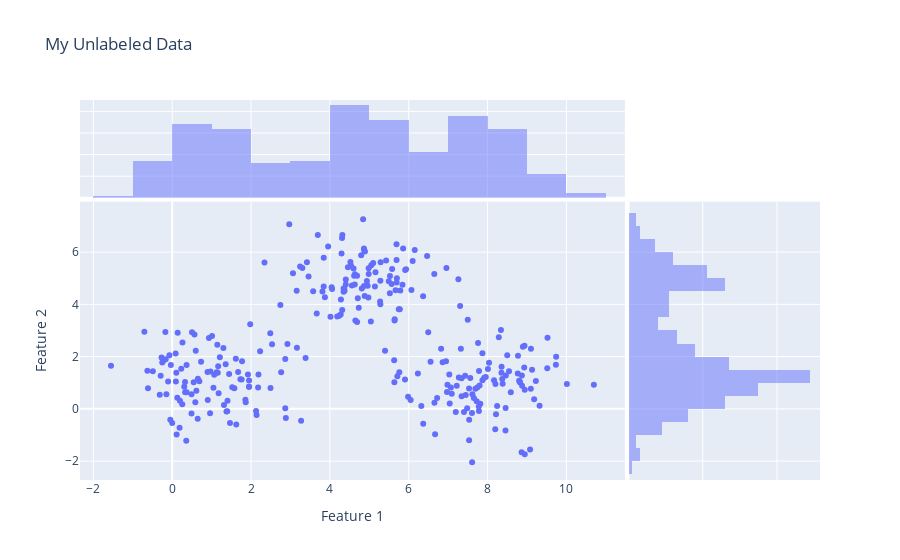

Notebook code for this chart:
### Markdown cell above
## 1.1 Data generation

### Code cell
from sklearn.datasets import make_blobs
import pandas as pd
import plotly.express as px

real_centers = [[1,1], [5,5], [8, 1]]
X, y = make_blobs(n_samples=300, centers=real_centers, n_features=2,
                   random_state=0,)

df = pd.DataFrame(X, columns=['Feature 1', 'Feature 2'])
df['label'] = y

fig = px.scatter(df, x='Feature 1', y='Feature 2', title='My Unlabeled Data', marginal_x="histogram", marginal_y="histogram")
fig.show()

### Figure 1 — Plotly figure (JSON) as saved in the notebook; plotly's stock layout.template omitted (floating-point values rounded to 4 significant figures; data arrays with more than 128 entries replaced by an {"elided": "..."} marker saying what was removed)
{"data": [{"hovertemplate": "Feature 1=%{x}<br>Feature 2=%{y}<extra></extra>", "legendgroup": "", "marker": {"color": "#636efa", "symbol": "circle"}, "mode": "markers", "name": "", "orientation": "v", "showlegend": false, "type": "scatter", "x": {"elided": "300 float values"}, "xaxis": "x", "y": {"elided": "300 float values"}, "yaxis": "y"}, {"alignmentgroup": "True", "bingroup": "x", "hovertemplate": "Feature 1=%{x}<br>count=%{y}<extra></extra>", "legendgroup": "", "marker": {"color": "#636efa"}, "name": "", "offsetgroup": "", "opacity": 0.5, "showlegend": false, "type": "histogram", "x": {"elided": "300 float values"}, "xaxis": "x3", "yaxis": "y3"}, {"alignmentgroup": "True", "bingroup": "y", "hovertemplate": "Feature 2=%{y}<br>count=%{x}<extra></extra>", "legendgroup": "", "marker": {"color": "#636efa"}, "name": "", "offsetgroup": "", "opacity": 0.5, "showlegend": false, "type": "histogram", "xaxis": "x2", "y": {"elided": "300 float values"}, "yaxis": "y2"}], "layout": {"barmode": "overlay", "legend": {"tracegroupgap": 0}, "title": {"text": "My Unlabeled Data"}, "xaxis": {"anchor": "y", "domain": [0, 0.7363], "title": {"text": "Feature 1"}}, "xaxis2": {"anchor": "y2", "domain": [0.7413, 1], "matches": "x2", "showgrid": true, "showline": false, "showticklabels": false, "ticks": ""}, "xaxis3": {"anchor": "y3", "domain": [0, 0.7363], "matches": "x", "showgrid": true, "showticklabels": false}, "xaxis4": {"anchor": "y4", "domain": [0.7413, 1], "matches": "x2", "showgrid": true, "showline": false, "showticklabels": false, "ticks": ""}, "yaxis": {"anchor": "x", "domain": [0, 0.7326], "title": {"text": "Feature 2"}}, "yaxis2": {"anchor": "x2", "domain": [0, 0.7326], "matches": "y", "showgrid": true, "showticklabels": false}, "yaxis3": {"anchor": "x3", "domain": [0.7426, 1], "matches": "y3", "showgrid": true, "showline": false, "showticklabels": false, "ticks": ""}, "yaxis4": {"anchor": "x4", "domain": [0.7426, 1], "matches": "y3", "showgrid": true, "showline": false, "showticklabels": false, "ticks": ""}}}
